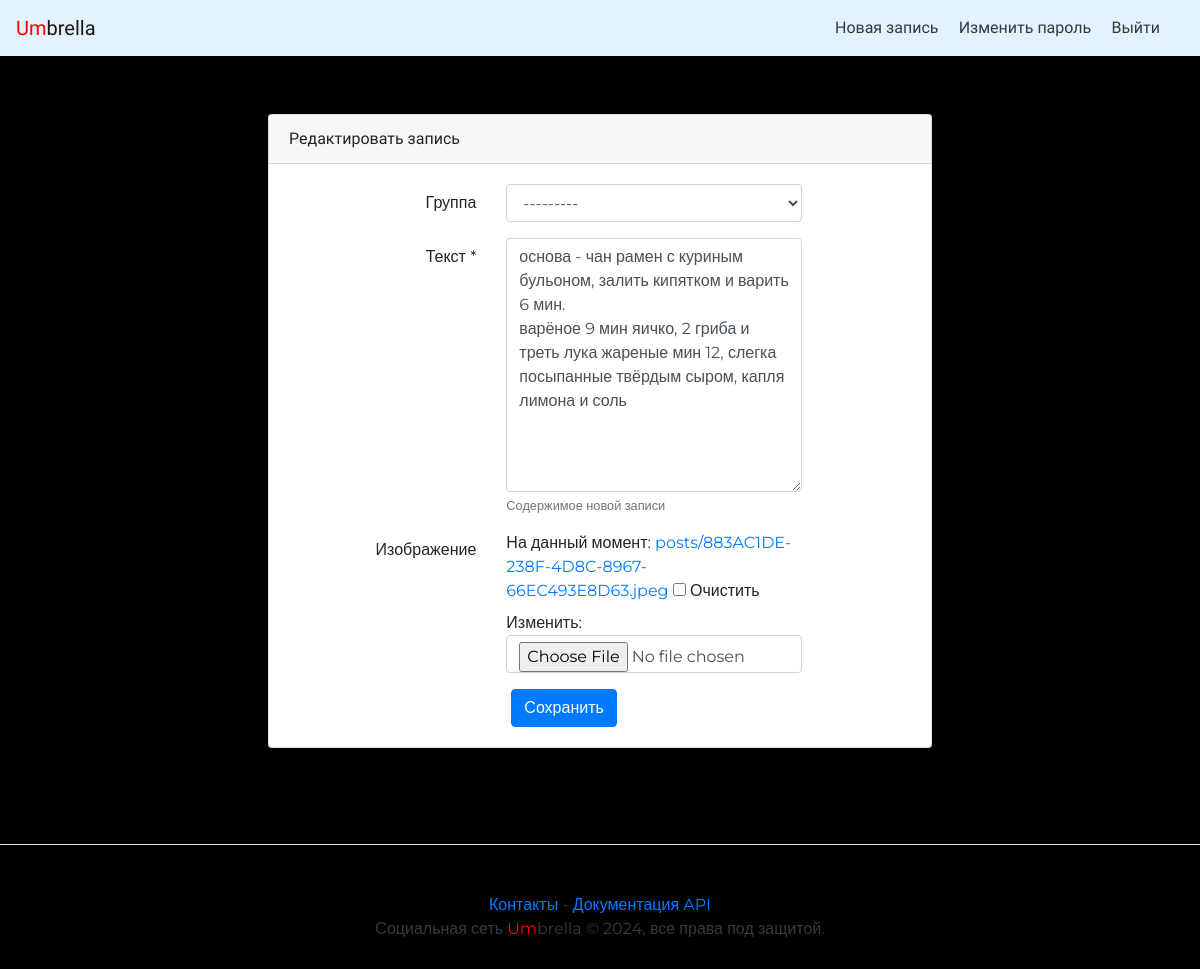
The page /chkt2/97/edit/ (signed in) on the database its author committed.
### posts/models.py (models this page shows, shortened)
class Post(models.Model):
    author = models.ForeignKey(to=User, on_delete=models.CASCADE, related_name='posts')
    group = models.ForeignKey(to=Group, on_delete=models.CASCADE, related_name='posts', blank=True, null=True,
                              verbose_name='Группа')
    text = models.TextField(help_text='Содержимое новой записи',
                            verbose_name='Текст')
    pub_date = models.DateTimeField('Publication date', auto_now_add=True)
    image = models.ImageField(upload_to='posts/', blank=True, null=True,
                              verbose_name='Изображение')

### posts/views.py (the view)
# urls.py: path('<str:username>/<int:post_id>/edit/', views.post_edit, name='post_edit'),
@login_required()
def post_edit(request, username, post_id):
    user_profile = get_object_or_404(User, username=username)
    post = get_object_or_404(Post, pk=post_id, author=user_profile)
    if request.user != user_profile:
        return redirect('post', username=username, post_id=post_id)
    form = PostForm(request.POST or None, files=request.FILES or None, instance=post)
    if request.method == 'POST':
        if form.is_valid():
            form.save()
            return redirect('post', username=request.user.username, post_id=post_id)
    return render(
        request, 'post_new.html', {'form': form, 'post': post, 'edit': True},
    )

### posts/forms.py
class PostForm(ModelForm):
    class Meta:
        model = Post
        fields = ['group', 'text', 'image']  # list of fields included in the form

### posts/models.py (called while the page is built)
    def __str__(self):
        return self.title

### umbrella/context_processors/common.py (called while the page is built)
def year(request):
    now_year = dt.datetime.now().year
    return {
        'year': now_year
    }

### users/templatetags/user_filters.py (called while the page is built)
@register.filter
def addclass(field, css):
    return field.as_widget(attrs={"class": css})

### posts/templates/post_new.html (shortened to what this page needs)
{% extends "base.html" %}
{% block content %}
{% load user_filters %}
<div class="row justify-content-center">
    <div class="col-md-8 p-5">
        <div class="card">
            <div class="card-header">
                {% if edit %}Редактировать запись{% else %}Добавить запись{% endif %}
            </div>
            <div class="card-body">
                <form method="post"
                      enctype="multipart/form-data"
                      action={% if edit %}"{% url 'post_edit' username=post.author.username post_id=post.id %}"
                             {% else %}"{% url 'post_new' %}"
                             {% endif %}>
                    {% for field in form %}
                        <div class="form-group row"
                             aria-required={% if field.field.required %}"true"{% else %}"false"{% endif %}>
                                <label for="{{ field.id_for_label }}" class="col-md-4 col-form-label text-md-right">
                                    {{ field.label }}
                                    {% if field.field.required %}
                                        <span class="required">*</span>
                                    {% endif %}
                                </label>
                                <div class="col-md-6">
                                    {{ field|addclass:"form-control" }}
                                    {% if field.help_text %}
                                    <small id="{{ field.id_for_label }}-help"
                                           class="form-text text-muted">{{ field.help_text|safe }}
                                    </small>
                                    {% endif %}
                                </div>
                        </div>
                    {% endfor %}
                    <div class="col-md-6 offset-md-4">
                            <button type="submit" class="btn btn-primary">
                                {% if edit %}Сохранить{% else %}Добавить{% endif %}
                            </button>
                    </div>
                </form>
            </div>
        </div>
    </div>
</div>
{% endblock %}

### templates/base.html (style rules this page uses)
body { background-color: black; font-family: 'Montserrat', sans-serif; }
.card-header { font-family: 'Unbounded', cursive; }

### rows shown on the page
Post: form "---------" "основа - чан рамен с куриным бульоном, залить кипятком и варить 6 мин. варёное 9 мин яичко, 2 гриба и треть лука жареные мин 12, слегка посыпанные твёрдым сыром, капля лимона и соль"

### other values the page prints
{{ field.label }} "Группа" "Текст" "Изображение"
{{ field.help_text|safe }} "Содержимое новой записи"
